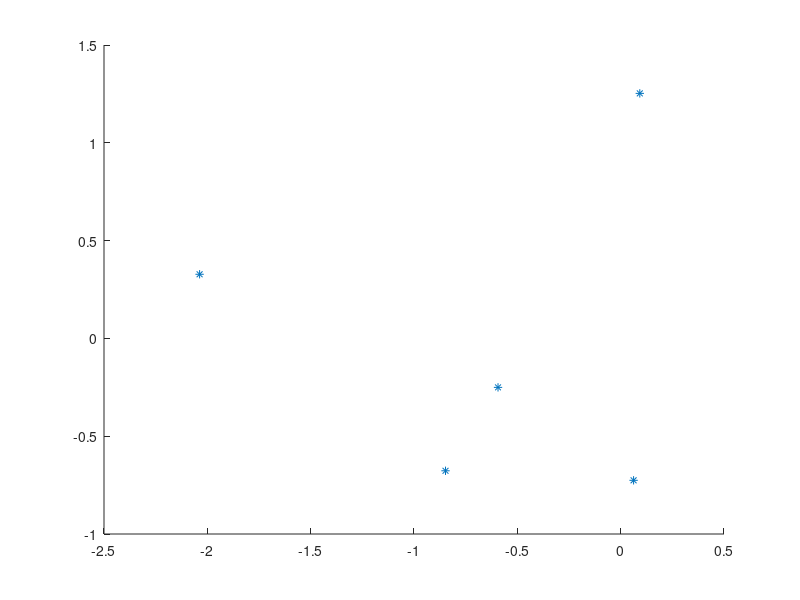

Recreate this plot in MATLAB. (Note: this script raises an error after producing the figure.)
clear all;hold on;


%M = [1,0 ; 1,1 ; 0,1; 0,-1 ; -1,0];
M = randn (5,2);

C = [(M(:,1).^2) (M(:,1).*M(:,2)) (M(:,2).^2) M(:,1) M(:,2) ones(5,1)];

 ker = null (C);
 

 
 eq_str_a  = [sprintf('%0.2f',ker(1)),'*x.^2+'];
 eq_str_b  = [sprintf('%0.2f',ker(2)),'*x*y+'];
 eq_str_c  = [sprintf('%0.2f',ker(3)),'*y.^2+'];
 eq_str_d  = [sprintf('%0.2f',ker(4)),'*x+'];
 eq_str_e  = [sprintf('%0.2f',ker(5)),'*y+'];
 eq_str_f  = [sprintf('%0.2f',ker(6))] ;
 
 eq_str  = [eq_str_a,eq_str_b,eq_str_c,eq_str_d,eq_str_e,eq_str_f];
 
 plot (M(:,1),M(:,2),'*');
 ezplot (eq_str, [-2,2], [-2,2]);